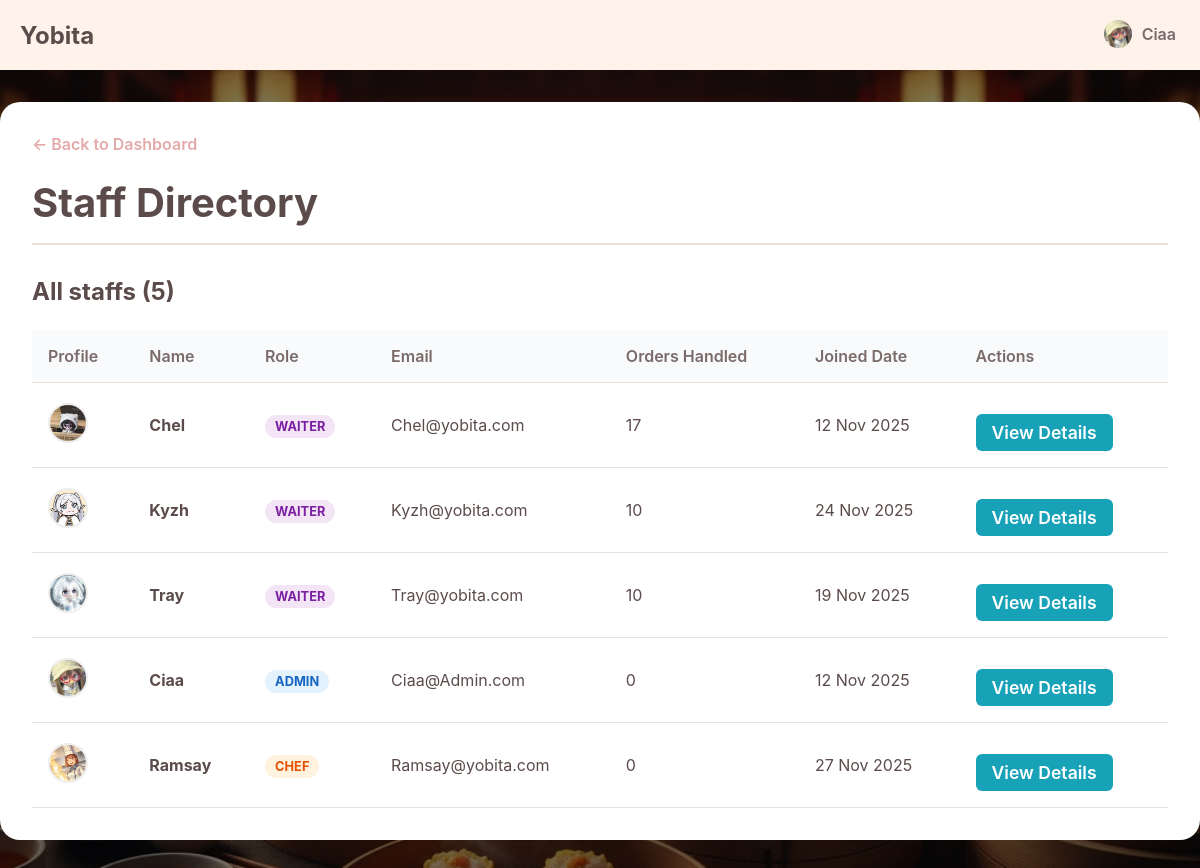
Screenshot of /app/admin/manageStaff.php (signed in) with the database file from the repository.
### tables this page shows
CREATE TABLE `staffs` (
  `id` int(10) UNSIGNED NOT NULL,
  `username` varchar(50) NOT NULL,
  `email` varchar(255) NOT NULL,
  `password` varchar(255) NOT NULL,
  `role` enum('waiter','admin','chef') NOT NULL DEFAULT 'waiter',
  `profile_picture` varchar(255) DEFAULT NULL,
  `created_at` timestamp NOT NULL DEFAULT current_timestamp()
);

### app/admin/manageStaff.php (the view, shortened to what this page needs)
<?php
require_once '../connection.php';
$basePath = "../";
include '../_header.php';
try {
    $sql = "SELECT
                u.id,
                u.username,
                u.email,
                u.role,
                u.profile_picture,
                u.created_at,
                COUNT(o.id) as orders_handled
            FROM staffs u
            LEFT JOIN orders o ON u.id = o.user_id
            GROUP BY u.id
            ORDER BY u.role ASC, u.username ASC";
    $stmt = $pdo->query($sql);
    $waiter_members = $stmt->fetchAll();
} catch (PDOException $e) {
    $waiter_members = [];
    $message = "Error fetching waiter: " . $e->getMessage();
}
?>
<link rel="stylesheet" href="<?php echo $basePath; ?>css/viewOrders.css">
<link rel="stylesheet" href="<?php echo $basePath; ?>css/manageStaff.css">
<main class="main-wrapper">
    <div class="admin-container">
        <a href="dashboard.php" class="back-link">← Back to Dashboard</a>
        <div class="page-header">
            <h1>Staff Directory</h1>
        </div>
        <div class="orders-list-section">
            <h2 class="section-title">All staffs (<?php echo count($waiter_members); ?>)</h2>
            <div class="table-responsive">
                <table>
                    <thead>
                        <tr>
                            <th>Profile</th>
                            <th>Name</th>
                            <th>Role</th>
                            <th>Email</th>
                            <th>Orders Handled</th>
                            <th>Joined Date</th>
                            <th>Actions</th>
                        </tr>
                    </thead>
                    <tbody>
                        <?php foreach ($waiter_members as $waiter): ?>
                            <tr>
                                <td data-label="Profile">
                                    <img src="<?php echo $waiter['profile_picture'] ? $basePath . $waiter['profile_picture'] : $basePath.'uploads/Default_pfp.png'; ?>"
                                         alt="pfp" class="table-pfp">
                                </td>
                                <td data-label="Name"><strong><?php echo htmlspecialchars($waiter['username']); ?></strong></td>
                                <td data-label="Role">
                                    <span class="role-badge role-<?php echo $waiter['role']; ?>">
                                        <?php echo ucfirst($waiter['role']); ?>
                                    </span>
                                </td>
                                <td data-label="Email"><?php echo htmlspecialchars($waiter['email']); ?></td>
                                <td data-label="Orders Handled"><?php echo $waiter['orders_handled']; ?></td>
                                <td data-label="Joined"><?php echo date("d M Y", strtotime($waiter['created_at'])); ?></td>
                                <td class="actions-cell" data-label="Actions">
                                    <a href="staffDetail.php?id=<?php echo $waiter['id']; ?>" class="action-btn view-btn">
                                        View Details
                                    </a>
                                </td>
                            </tr>
                        <?php endforeach; ?>
                    </tbody>
                </table>
            </div>
        </div>
    </div>
</main>

### app/css/index.css (style rules this page uses)
:root { --primary: #FFDCDC; --second: #FFF2EB; --third: #ffffff; --fourth: #FFD6BA; --text-dark: #5C4B4B; --text-light: #7a6a6a; --border-color: #EAE0DA; --accent-dark: #E5A9A9; --notification: #FF3B3B; }
* { box-sizing: border-box; margin: 0; padding: 0; }
body { font-family: -apple-system, BlinkMacSystemFont, "Segoe UI", Roboto, Helvetica, Arial, sans-serif; background-color: var(--second); color: var(--text-dark); background: linear-gradient(rgba(0, 0, 0, 0.5), rgba(0, 0, 0, 0.5)), url(../image/Background.jpg) !important; background-size: cover !important; background-position: center !important; background-repeat: no-repeat !important; background-attachment: fixed !important; }
.main-wrapper { padding-top: 70px; padding-bottom: 100px; }
.btn, .action-btn { display: inline-flex; align-items: center; justify-content: center; gap: 10px; flex-grow: 1; padding: 18px; margin-top: 15px; background-color: var(--fourth); color: var(--text-dark); font-size: 1.1rem; font-weight: 600; border: none; border-radius: 12px; cursor: pointer; text-align: center; text-decoration: none; transition: all 0.2s; animation-delay: 0.6s; }

### app/css/viewOrders.css (style rules this page uses)
.admin-container { max-width: 1200px; margin: 2rem auto; padding: 2rem; background-color: #fff; border-radius: 20px; box-shadow: 0 8px 25px rgba(0, 0, 0, 0.1); animation: fadeInUp 0.6s ease-out; }
body { background-color: #f8f9fa; }
.back-link { display: inline-block; margin-bottom: 1.5rem; color: var(--accent-dark, #a05252); text-decoration: none; font-weight: 600; transition: color 0.3s ease; }
.page-header { border-bottom: 2px solid var(--border-color, #eee); padding-bottom: 1rem; margin-bottom: 2rem; }
.page-header h1 { color: var(--text-dark, #333); font-size: 2.5rem; margin: 0; }
.section-title { font-size: 1.5rem; color: var(--text-dark, #333); margin-top: 0; margin-bottom: 1.5rem; }
.table-responsive { overflow-x: auto; }
table { width: 100%; border-collapse: collapse; text-align: left; }
table th, table td { padding: 1rem; border-bottom: 1px solid var(--border-color, #eee); vertical-align: middle; }
table th { background-color: #f9fafb; font-weight: 600; color: var(--text-light, #555); }
.action-btn { padding: 0.5rem 1rem; border: none; border-radius: 6px; cursor: pointer; font-weight: 600; transition: all 0.2s ease; display: inline-flex; align-items: center; gap: 6px; text-decoration: none; }
.view-btn { background-color: #17a2b8; color: white; }

### app/css/manageStaff.css (style rules this page uses)
.table-pfp { width: 40px; height: 40px; border-radius: 50%; object-fit: cover; border: 2px solid #eee; }
.role-badge { padding: 4px 10px; border-radius: 12px; font-size: 0.8rem; font-weight: 700; text-transform: uppercase; }
.role-admin { background-color: #e3f2fd; color: #1565c0; }
.role-waiter { background-color: #f3e5f5; color: #7b1fa2; }
.role-chef { background-color: #fff3e0; color: #e65100; }

### rows the page displays
staffs: profile_picture (picture), username "Chel", role "WAITER", email "Chel@yobita.com", orders_handled "17", created_at "12 Nov 2025"
staffs: profile_picture (picture), username "Kyzh", role "WAITER", email "Kyzh@yobita.com", orders_handled "10", created_at "24 Nov 2025"
staffs: profile_picture (picture), username "Tray", role "WAITER", email "Tray@yobita.com", orders_handled "10", created_at "19 Nov 2025"
staffs: profile_picture (picture), username "Ciaa", role "ADMIN", email "Ciaa@Admin.com", orders_handled "0", created_at "12 Nov 2025"
staffs: profile_picture (picture), username "Ramsay", role "CHEF", email "Ramsay@yobita.com", orders_handled "0", created_at "27 Nov 2025"

### other values shown
$_SESSION['username'] "Ciaa"
count($waiter_members) "5"
